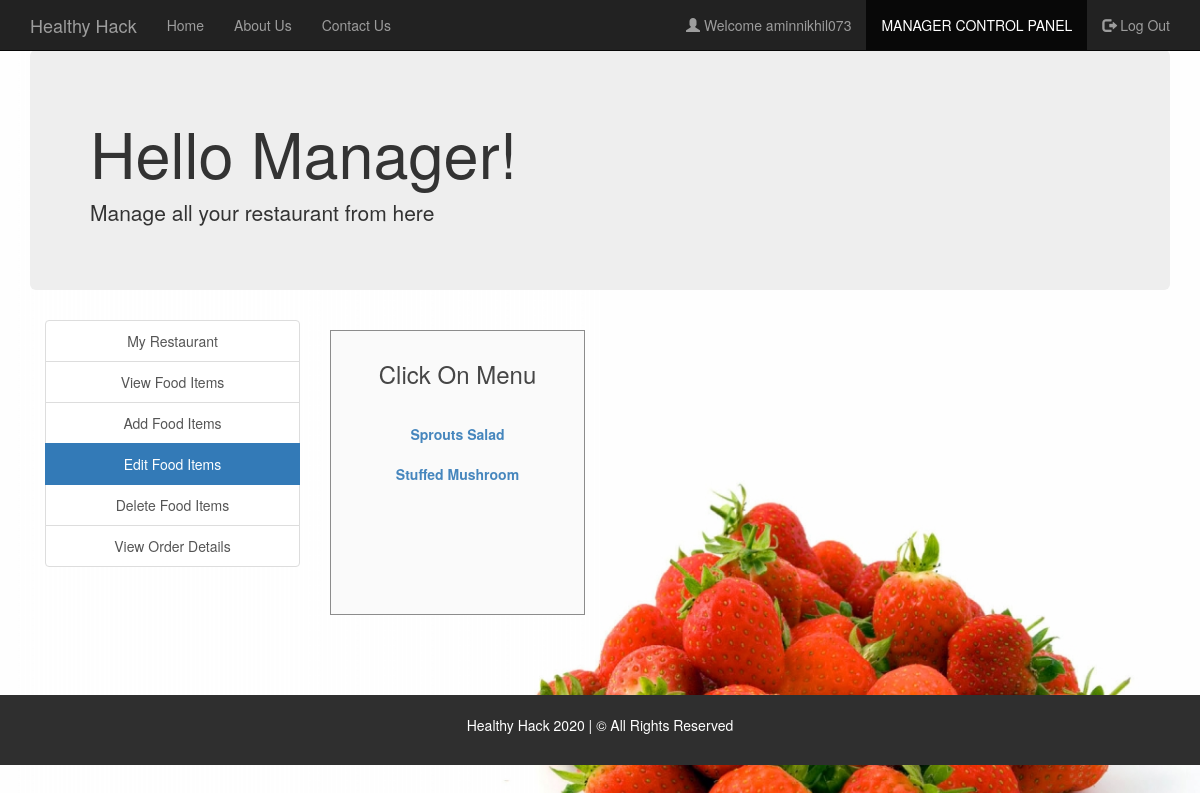
The page /edit_food_items.php (signed in) on the database its author committed.
### tables this page shows
CREATE TABLE `manager` (
  `username` varchar(30) NOT NULL,
  `fullname` varchar(30) NOT NULL,
  `email` varchar(30) NOT NULL,
  `contact` varchar(30) NOT NULL,
  `address` varchar(50) NOT NULL,
  `password` varchar(30) NOT NULL
);

CREATE TABLE `food` (
  `food_ID` int(20) NOT NULL,
  `name` varchar(30) NOT NULL,
  `price` int(30) NOT NULL,
  `description` varchar(200) NOT NULL,
  `R_ID` int(30) NOT NULL,
  `images_path` varchar(200) NOT NULL
);

### session_m.php (called while the page is built, shortened)
<?php
$conn = Connect();
$user_check=$_SESSION['login_user1'];
$query = "SELECT username FROM MANAGER WHERE username = '$user_check'";
$ses_sql = mysqli_query($conn, $query);
$row = mysqli_fetch_assoc($ses_sql);
$login_session =$row['username'];
?>

### edit_food_items.php (the view, shortened to what this page needs)
<?php
include('session_m.php');
?>
<!DOCTYPE html>
<html>
  <head>
  </head>
  <link rel="stylesheet" type = "text/css" href ="css/edit_food_items.css">
  <link rel="stylesheet" type = "text/css" href ="css/bootstrap.min.css">
  <body>
    <nav class="navbar navbar-inverse navbar-fixed-top navigation-clean-search" role="navigation">
      <div class="container">
        <div class="navbar-header">
          <a class="navbar-brand" href="index.php">Healthy Hack</a>
        </div>
        <div class="collapse navbar-collapse " id="myNavbar">
          <ul class="nav navbar-nav">
            <li><a href="index.php">Home</a></li>
            <li><a href="aboutus.php">About Us</a></li>
            <li><a href="contactus.php">Contact Us</a></li>
          </ul>
          <ul class="nav navbar-nav navbar-right">
            <li><a href="#"><span class="glyphicon glyphicon-user"></span> Welcome <?php echo $login_session; ?> </a></li>
            <li class="active"> <a href="managerlogin.php">MANAGER CONTROL PANEL</a></li>
            <li><a href="logout_m.php"><span class="glyphicon glyphicon-log-out"></span> Log Out </a></li>
          </ul>
        </div>
      </div>
    </nav>
<div class="container">
    <div class="jumbotron">
     <h1>Hello Manager! </h1>
     <p>Manage all your restaurant from here</p>
    </div>
    </div>
<div class="container">
    	<div class="col-xs-3" style="text-align: center;">
    	<div class="list-group">
    		<a href="myrestaurant.php" class="list-group-item ">My Restaurant</a>
    		<a href="view_food_items.php" class="list-group-item ">View Food Items</a>
    		<a href="add_food_items.php" class="list-group-item ">Add Food Items</a>
    		<a href="edit_food_items.php" class="list-group-item active">Edit Food Items</a>
    		<a href="delete_food_items.php" class="list-group-item ">Delete Food Items</a>
        <a href="view_order_details.php" class="list-group-item ">View Order Details</a>
    	</div>
    </div>
<div class="col-xs-3">
  <div class="form-area" style="padding: 10px 10px 110px 10px; ">
    <div style="text-align: center;">
      <h3>Click On Menu <br><br></h3>
    </div>
    <?php
    $query = mysqli_query($conn, "SELECT * FROM food f WHERE f.R_ID IN (SELECT r.R_ID FROM RESTAURANTS r WHERE r.M_ID='$user_check') ORDER BY food_ID");
    while ($row = mysqli_fetch_array($query)) {
      ?>
      <div class="list-group" style="text-align: center;">
        <?php
      echo "<b><a href='edit_food_items.php?update= {$row['food_ID']}'>{$row['name']}</a></b>";
        ?>
      </div>
    <?php
    }
    ?>
  </div>
</div>
</div>
  </body>
<br>
  <footer class="container-fluid bg-4 text-center">
  <br>
  <p> Healthy Hack 2020 | &copy All Rights Reserved </p>
  <br>
  </footer>
</html>

### css/edit_food_items.css (style rules this page uses)
body,html { height: 100%; }
body { padding-top: 50px; background-image: url('headerimg2.jpg'); background-repeat: repeat; background-size: 100%; }
.bg-4 { background-color: #2f2f2f; color: #ffffff; }
footer { display: block; }
.form-area { background-color: #FAFAFA; padding: 10px 40px 60px; margin: 10px 0px 60px; border: 1px solid GREY; opacity:0.9; }

### rows shown on the page
manager: username "aminnikhil073"
food: name "Sprouts Salad"
food: name "Stuffed Mushroom"
